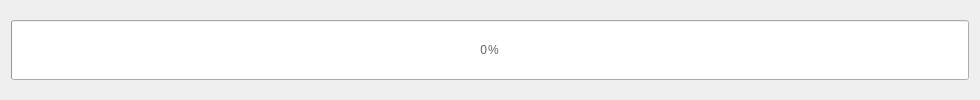
<?xml version="1.0" encoding="UTF-8"?>
<ui version="4.0">
 <class>WaitingProgress</class>
 <widget class="QWidget" name="WaitingProgress">
  <property name="geometry">
   <rect>
    <x>0</x>
    <y>0</y>
    <width>980</width>
    <height>100</height>
   </rect>
  </property>
  <property name="minimumSize">
   <size>
    <width>980</width>
    <height>80</height>
   </size>
  </property>
  <property name="maximumSize">
   <size>
    <width>980</width>
    <height>100</height>
   </size>
  </property>
  <property name="windowTitle">
   <string>Form</string>
  </property>
  <property name="styleSheet">
   <string notr="true">color: #666666;
font: 57 42px &quot;思源黑体 CN Medium&quot;;
font-weight: normal;
line-height: 49px;
letter-spacing: 1px;</string>
  </property>
  <layout class="QVBoxLayout" name="verticalLayout">
   <item>
    <widget class="QProgressBar" name="progressBar">
     <property name="minimumSize">
      <size>
       <width>800</width>
       <height>60</height>
      </size>
     </property>
     <property name="value">
      <number>0</number>
     </property>
     <property name="textVisible">
      <bool>true</bool>
     </property>
     <property name="textDirection">
      <enum>QProgressBar::BottomToTop</enum>
     </property>
    </widget>
   </item>
  </layout>
 </widget>
 <resources/>
 <connections/>
</ui>
